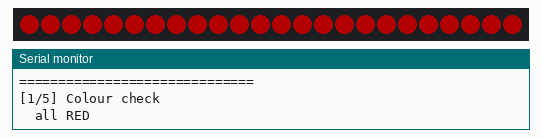
Simulated run of this sketch. Board: ESP8266 (NodeMCU). Parts: 24 RGB LEDs in strip order, left to right, the last lines printed to the serial monitor. Dim RGB values are drawn brighter than linear; random numbers use the default seed unless the sketch sets one.

Above: at 0.6 s.
At 2.4 s:
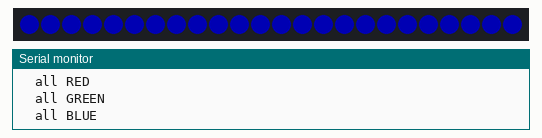
At 10.33 s:
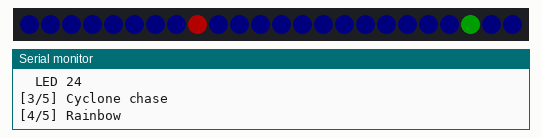
At 14.58 s:
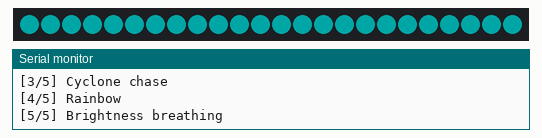
At 17.9 s:
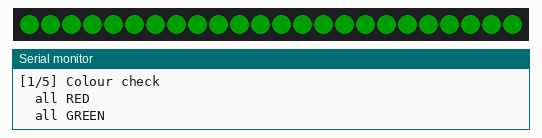
At 36.1 s:
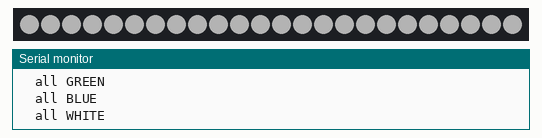

The sketch:

RgbLedTest.ino
```cpp
/*
   ============================================================
     RGB LED TEST  -  Cyclone Target Lock  (24 x WS2812B)
   ============================================================

   Runs a loop of visual patterns so you can spot dead LEDs,
   swapped colour order, wrong LED count or a weak power supply.
   Open the Serial Monitor at 115200 baud to see which stage
   is running.

   WIRING
   ------------------------------------------------------------
   WS2812B DIN   -> D6 / GPIO12   (a 330 ohm resistor in series is nice to have)
   WS2812B 5V    -> 5V            (external 5V supply recommended)
   WS2812B GND   -> GND           (must be common with the NodeMCU GND)
   Tip: a 1000 uF capacitor across 5V/GND at the ring helps.

   STAGES
   ------------------------------------------------------------
   1. All LEDs RED, then GREEN, then BLUE   -> checks colour order
      (if red shows as green, change GRB to RGB below)
   2. Single white dot walking round the ring -> checks every LED
   3. Cyclone chase (green cursor + red target, like the game)
   4. Rainbow wheel
   5. Brightness breathing
*/

#include <Arduino.h>
#include <FastLED.h>

#define LED_PIN      D6
#define NUM_LEDS     24
#define BRIGHTNESS   60          // keep low when powered from USB

// Change to RGB if the colours in stage 1 come out wrong
#define COLOR_ORDER  GRB

CRGB leds[NUM_LEDS];

void showAll(const CRGB& color, const char* name, uint16_t ms) {

  Serial.print("  all ");
  Serial.println(name);

  fill_solid(leds, NUM_LEDS, color);
  FastLED.show();

  delay(ms);
}

void stageColors() {

  Serial.println("[1/5] Colour check");

  showAll(CRGB::Red,   "RED",   900);
  showAll(CRGB::Green, "GREEN", 900);
  showAll(CRGB::Blue,  "BLUE",  900);
  showAll(CRGB::White, "WHITE", 900);

  FastLED.clear();
  FastLED.show();
}

void stageWalk() {

  Serial.println("[2/5] Walking dot (watch for dead LEDs)");

  for (int i = 0; i < NUM_LEDS; i++) {

    FastLED.clear();
    leds[i] = CRGB::White;
    FastLED.show();

    Serial.print("  LED ");
    Serial.println(i + 1);

    delay(120);
  }

  FastLED.clear();
  FastLED.show();
}

void stageChase() {

  Serial.println("[3/5] Cyclone chase");

  int target = random(NUM_LEDS);

  for (int lap = 0; lap < 3; lap++) {

    for (int i = 0; i < NUM_LEDS; i++) {

      fill_solid(leds, NUM_LEDS, CRGB(0, 0, 20));
      leds[target] = CRGB::Red;
      leds[i]      = CRGB::Green;
      FastLED.show();

      delay(45);
    }

    target = random(NUM_LEDS);
  }

  FastLED.clear();
  FastLED.show();
}

void stageRainbow() {

  Serial.println("[4/5] Rainbow");

  uint8_t hue = 0;

  for (int frame = 0; frame < 250; frame++) {

    fill_rainbow(leds, NUM_LEDS, hue, 256 / NUM_LEDS);
    FastLED.show();

    hue += 3;

    delay(15);
  }

  FastLED.clear();
  FastLED.show();
}

void stageBreathe() {

  Serial.println("[5/5] Brightness breathing");

  fill_solid(leds, NUM_LEDS, CRGB::Cyan);

  for (int pass = 0; pass < 2; pass++) {

    for (int b = 5; b <= 150; b += 3) {
      FastLED.setBrightness(b);
      FastLED.show();
      delay(10);
    }

    for (int b = 150; b >= 5; b -= 3) {
      FastLED.setBrightness(b);
      FastLED.show();
      delay(10);
    }
  }

  FastLED.setBrightness(BRIGHTNESS);
  FastLED.clear();
  FastLED.show();
}

void setup() {

  Serial.begin(115200);

  delay(500);

  randomSeed(micros());

  FastLED.addLeds<WS2812B, LED_PIN, COLOR_ORDER>(leds, NUM_LEDS);
  FastLED.setBrightness(BRIGHTNESS);
  FastLED.clear();
  FastLED.show();

  Serial.println();
  Serial.println("==============================");
  Serial.println(" RGB LED TEST  (24 x WS2812B, D6)");
  Serial.println("==============================");
}

void loop() {

  stageColors();
  stageWalk();
  stageChase();
  stageRainbow();
  stageBreathe();

  Serial.println("--- loop complete, restarting ---");
  delay(500);
}
```

Measured:
- what the display in image 0 shows lasts 0.9 s, from 0.5 s to 1.4 s
